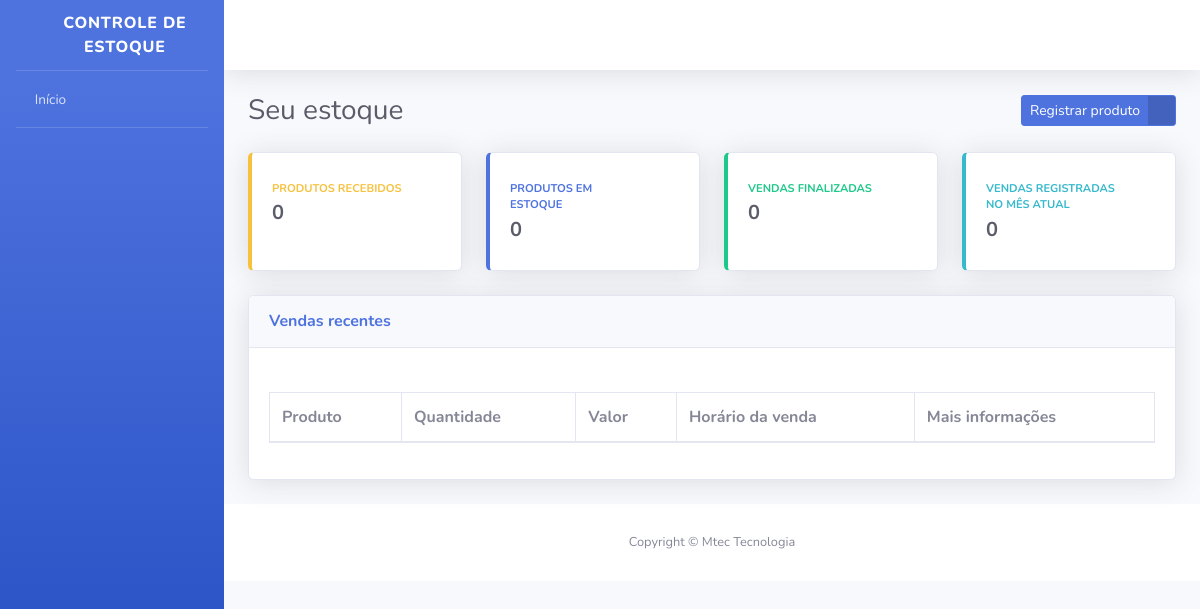
The app's page /, older data.
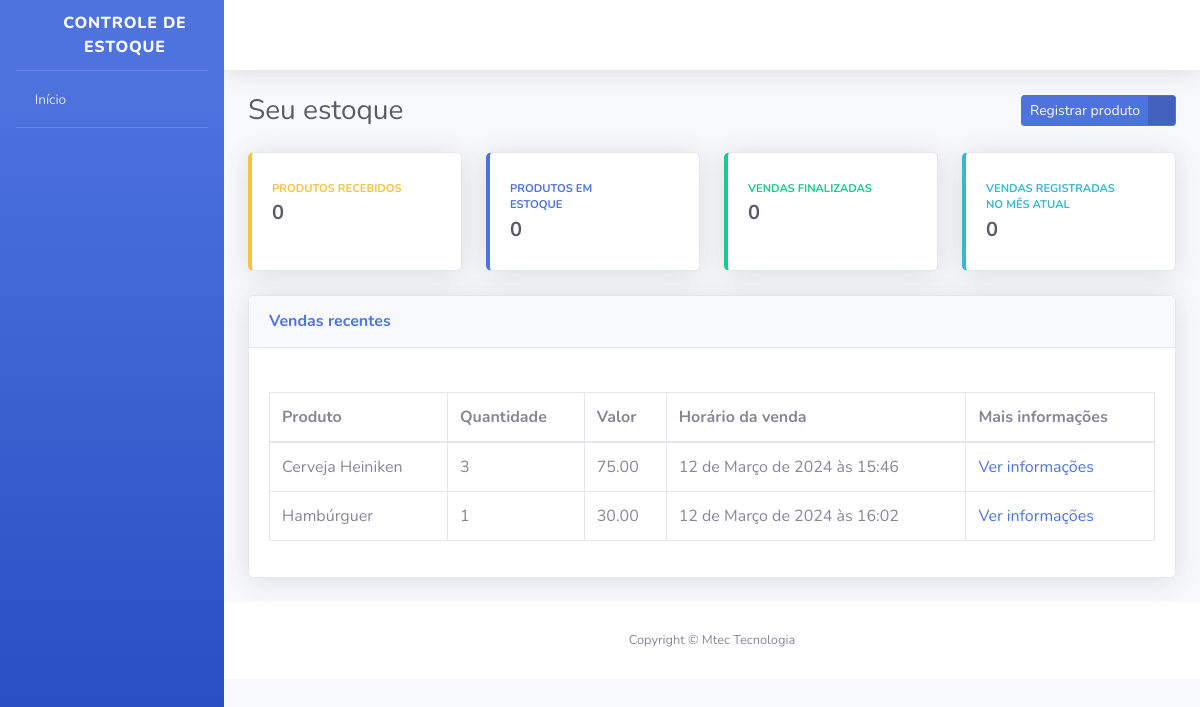
The same page, newer data.
### produtos/models.py (models this page shows, shortened)
class Produtos(models.Model):
    STATUS_PRODUTO = [
        ("AGUARDANDO", "Aguardando a venda"),
        ("NO_ESTOQUE", "No estoque"),
        ("FINALIZADA", "Venda finalizada")
    ]
    status = models.CharField(verbose_name="Status", max_length=10, choices=STATUS_PRODUTO, default="AGUARDANDO")
    nome_produto = models.CharField(verbose_name="Produto", max_length=200)
    valor_produto = models.CharField(verbose_name="Valor", max_length=200)
    data_venda = models.DateField(verbose_name="Data da venda", auto_now=False, auto_now_add=False)
    quantidade_venda = models.PositiveSmallIntegerField(verbose_name="Quantidade de produtos")
    vendedor_responsavel = models.CharField(verbose_name="Vendedor Responsável", max_length=194, blank=True, null=True)
    horario_venda = models.DateTimeField(verbose_name="Horário da venda", auto_now_add=True, blank=True, null=True)
    supervisor = models.CharField(verbose_name="Supervisor", max_length=194, blank=True)
    def get_horario_venda(self):
        if self.horario_venda:
            return self.horario_venda
        return "O horário da venda não foi registrado"
    class Meta:
        verbose_name = "Produto"
        verbose_name_plural = "Produtos"
        db_table = "produtos"

### users/views.py (the view)
# urls.py: path("", index, name="index"),
def index(request):
    todos_produtos = Produtos.objects.all()
    context = {"nome_pagina": "Seu estoque", "todos_produtos": todos_produtos}
    return render(request, "index.html", context)

### templates/index.html (shortened to what the changed rows need)
<!DOCTYPE html>
{% load static %}
<html lang="pt-br">
    <head>
        <link href="{% static 'css/sb-admin-2.min.css' %}" rel="stylesheet">
        <link href="{% static 'vendor/fontawesome-free/css/all.min.css' %}" rel="stylesheet" type="text/css">
    </head>
    <body id="page-top">
        <div id="wrapper">
            <div id="content-wrapper" class="d-flex flex-column">
                <div id="content">
                    <div class="container-fluid">
                        <div class="d-sm-flex align-items-center justify-content-between mb-4">
                            <h1 class="h3 mb-0 text-gray-800">{{nome_pagina}}</h1>
                        </div>
                        <div class="card shadow mb-4">
                            <div class="card-body">
                                <div class="table-responsive">
                                    <table class="table table-bordered">
                                        <thead>
                                            <tr>
                                                <th>Produto</th>
                                                <th>Quantidade</th>
                                                <th>Valor</th>
                                                <th>Horário da venda</th>
                                                <th>Mais informações</th>
                                            </tr>
                                        </thead>
                                        <tbody>
                                            {% for produto in todos_produtos %}
                                                <tr>
                                                    <td>{{ produto.nome_produto }}</td>
                                                    <td>{{ produto.quantidade_venda }}</td>
                                                    <td>{{ produto.valor_produto }}</td>
                                                    <td>{{ produto.get_horario_venda }}</td>
                                                    <td>
                                                        <a href="{% url 'informacoes_produto' produto.id %}">Ver informações</a>
                                                    </td>
                                                </tr>
                                            {% endfor %}
                                        </tbody>
                                    </table>
                                </div>
                            </div>
                        </div>
                    </div>
                </div>
            </div>
        </div>
    </body>
</html>

Row changes from the older to the newer data that the page shows:
added Produtos: nome_produto "Cerveja Heiniken", quantidade_venda "3", valor_produto "75.00", get_horario_venda "12 de Março de 2024 às 15:46"
added Produtos: nome_produto "Hambúrguer", quantidade_venda "1", valor_produto "30.00", get_horario_venda "12 de Março de 2024 às 16:02"
